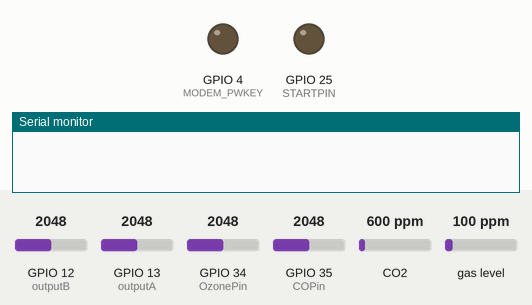
Recording of a sketch running on a simulated ESP32. Parts: output pins drawn as LEDs (lit = HIGH), the last lines printed to the serial monitor. The inputs (shaded band) are chosen by the test bench; at power-on: GPIO 12 (outputB) = 2048, GPIO 13 (outputA) = 2048, GPIO 34 (OzonePin) = 2048, GPIO 35 (COPin) = 2048, CO2 600 ppm, gas level 100 ppm. Uploads are accepted with an empty reply; pins used as bus, display or sensor lines are not drawn. At 33.3 s the program puts the board to deep sleep or switches it off; the recording ends there.

Above: at 0.1 s.
At 3.1 s:
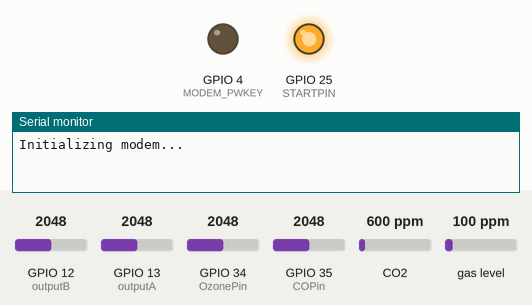
Timing chart, 0 to 33.3 s (numbered marks = the images above):
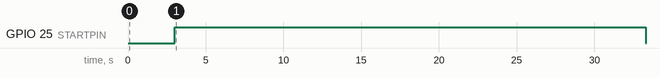

The sketch:

sketch_may01a.ino
```cpp
// (licence header left out)
#include <Adafruit_CCS811.h>
#include <SoftwareSerial.h>
SoftwareSerial pmsSerial(15, 2); // TX, RX

// GPRS credentials
const char apn[]      = "internet.a1.bg"; // APN (example: internet.vodafone.pt) use https://wiki.apnchanger.org
const char gprsUser[] = ""; // GPRS User
const char gprsPass[] = ""; // GPRS Password

// SIM card PIN (leave empty, if not defined)
const char simPIN[]   = "";

// Server details
// The server variable can be just a domain name or it can have a subdomain. It depends on the service you are using
const char server[] = "ecodrone-surveillance.com";    // domain name: example.com, maker.ifttt.com, etc
const char resource[] = "/post-data.php";         // resource path, for example: /post-data.php
const int  port = 80;                             // server port number

// Keep this API Key value to be compatible with the PHP code provided in the project page.
// If you change the apiKeyValue value, the PHP file /post-data.php also needs to have the same key
String apiKeyValue = "tPmAT5Ab3j7F9";

// TTGO T-Call pins
#define MODEM_RST            5
#define MODEM_PWKEY          4
#define MODEM_POWER_ON       23
#define MODEM_TX             27
#define MODEM_RX             26

// Start-up pin
#define STARTPIN             25

const int COPin = 35;      // MQ-9 CO sensor is connected to GPIO 35 (Analog ADC1_CH6)
const int OzonePin = 34;   // MQ-131 O3 sensor is connected to GPIO 34

// Green VOC sensor is connected to:
const int outputA = 13;    // A to GPIO 13
const int outputB = 12;    // B to GPIO 12

// Violet VOC sensor is connected to
Adafruit_CCS811 ccs;       // SCL pin - 22 & SDA pin - 21

// Variables for storage
int pm1 = 0;
int pm25 = 0;
int pm100 = 0;
int particles_03um = 0;
int particles_05um = 0;
int particles_10um = 0;
int particles_25um = 0;
int particles_50um = 0;
int particles_100um = 0;
int potValue = 0;         // CO sensor value
int ozoneValue = 0;       // O3 sensor value
int AValue = 0;           // A pin sensor value
int BValue = 0;           // B pin sensor value
float voltageA = 0.0;     // Calculated value of A
float voltageB = 0.0;     // Calculated value of B
float VOC = 0.0;          // VOC - green sensor final value
int co2 = 400;            // Default CO2 value of violet sensor
int tvoc = 0;             // TVOC value of violet sensor

// Counters
int br = 0;               // co2 and voc records
int brO = 0;              // ozone records

// Set serial for debug console (to Serial Monitor, default speed 115200)
#define SerialMon Serial
// Set serial for AT commands (to SIM800 module)
#define SerialAT Serial1

// Configure TinyGSM library
#define TINY_GSM_MODEM_SIM800      // Modem is SIM800
#define TINY_GSM_RX_BUFFER   1024  // Set RX buffer to 1Kb

// Define the serial console for debug prints, if needed
//#define DUMP_AT_COMMANDS

#include <TinyGsmClient.h>

#ifdef DUMP_AT_COMMANDS
  #include <StreamDebugger.h>
  StreamDebugger debugger(SerialAT, SerialMon);
  TinyGsm modem(debugger);
#else
  TinyGsm modem(SerialAT);
#endif

// TinyGSM Client for Internet connection
TinyGsmClient client(modem);

#define uS_TO_S_FACTOR 1000000UL   /* Conversion factor for micro seconds to seconds */
#define TIME_TO_SLEEP  10        /* Time ESP32 will go to sleep (in seconds) 3600 seconds = 1 hour */

void setup() {
  // Set serial monitor debugging window baud rate to 115200
  SerialMon.begin(115200);

  // PM sensor baud rate is 9600
  pmsSerial.begin(9600);

  pinMode(STARTPIN, OUTPUT);

  // Set modem reset, enable, power pins
  pinMode(MODEM_PWKEY, OUTPUT);
  pinMode(MODEM_RST, OUTPUT);
  pinMode(MODEM_POWER_ON, OUTPUT);
  digitalWrite(MODEM_PWKEY, LOW);
  digitalWrite(MODEM_RST, HIGH);
  digitalWrite(MODEM_POWER_ON, HIGH);

  // Set GSM module baud rate and UART pins
  SerialAT.begin(115200, SERIAL_8N1, MODEM_RX, MODEM_TX);
  delay(3000);

  // Restart SIM800 module, it takes quite some time
  // To skip it, call init() instead of restart()
  SerialMon.println("Initializing modem...");
  modem.restart();
  // use modem.init() if you don't need the complete restart

  // Unlock your SIM card with a PIN if needed
  if (strlen(simPIN) && modem.getSimStatus() != 3 ) {
    modem.simUnlock(simPIN);
  }

  // Configure the wake up source as timer wake up
  esp_sleep_enable_timer_wakeup(TIME_TO_SLEEP * uS_TO_S_FACTOR);
}

struct pms5003data {
  uint16_t framelen;
  uint16_t pm10_standard, pm25_standard, pm100_standard;
  uint16_t pm10_env, pm25_env, pm100_env;
  uint16_t particles_03um, particles_05um, particles_10um, particles_25um, particles_50um, particles_100um;
  uint16_t unused;
  uint16_t checksum;
};

struct pms5003data data;

void loop() {
  digitalWrite(STARTPIN, HIGH); // Turn on sensors
  delay(10*1000);
  if(!ccs.begin())
  {
    Serial.println("Failed to start sensor! Please check your wiring.");
    while(1);
  }

  // Wait for the sensor to be ready
  while(!ccs.available());

  SerialMon.print("Connecting to APN: ");
  SerialMon.print(apn);
  if (!modem.gprsConnect(apn, gprsUser, gprsPass)) {
    SerialMon.println(" fail");
  }
  else {
    SerialMon.println(" OK");
    SerialMon.print("Connecting to ");
    SerialMon.print(server);
    if (!client.connect(server, port)) {
      SerialMon.println(" fail");
    }
    else {
      SerialMon.println(" OK");
       for(int i=0;i<10;i++)
       {
       potValue += analogRead(COPin);
       if(analogRead(OzonePin) > 0)
       {
         ozoneValue += analogRead(OzonePin);
         brO++;
       }

       if(ccs.available()){
        if(!ccs.readData()){
          if(ccs.geteCO2() > 400 && ccs.getTVOC() > 0)
          {
            co2 += ccs.geteCO2();
            tvoc += ccs.getTVOC();
            br++;
          }
        }
        else{
          Serial.println("ERROR!");
          while(1);
        }
       }

        if (readPMSdata(&pmsSerial)) {
        // reading data was successful!
        pm1 += data.pm10_env;
        pm25 += data.pm25_env;
        pm100 += data.pm100_env;
        particles_03um += data.particles_03um;
        particles_05um += data.particles_05um;
        particles_10um += data.particles_10um;
        particles_25um += data.particles_25um;
        particles_50um += data.particles_50um;
        particles_100um += data.particles_100um;
        }

        AValue += analogRead(outputA);
        BValue += analogRead(outputB);
        voltageA += AValue * (5.0 / 1023.0);
        voltageB += BValue * (5.0 / 1023.0);
      delay(2000);
      }
      if(voltageA/10 >= 20 && voltageB/10 >= 20)
        {
            VOC = 3.5;
        }
        else if(voltageA/10 >= 20 && voltageB/10 >= 1 && voltageB/10 <= 3)
        {
            VOC = 2.5;
        }
        else if(voltageB/10 >= 20 && voltageA/10 >= 10 && voltageA/10 <= 3)
        {
            VOC = 1.5;
        }
        else if(voltageA/10 == 0 && voltageA/10 <= 1 && voltageB/10 == 0 && voltageB/10 <= 1)
        {
            VOC = 0.5;
        }

        potValue = potValue/10;
        if(br != 0)
        {
          co2 = (co2)/br+1;
          tvoc = tvoc/br;
        }
        if(brO != 0)
        {
          ozoneValue = ozoneValue/brO;
        }
        pm1 = pm1/10;
        pm25 = pm25/10;
        pm100 = pm100/10;
        particles_03um = particles_03um/10;
        particles_05um = particles_05um/10;
        particles_10um = particles_10um/10;
        particles_25um = particles_25um/10;
        particles_50um = particles_50um/10;
        particles_100um = particles_100um/10;

      // Making an HTTP POST request
      SerialMon.println("Performing HTTP POST request...");

      // Prepare your HTTP POST request data (CO levels)
      String httpRequestData = "api_key=" + apiKeyValue + "&co=" + String(potValue) + "&co2=" + String(co2)
                        + "&voc=" + String(VOC) + "&pm1=" + String(pm1) + "&pm25=" + String(pm25) + "&pm10=" + String(pm100)
                        + "&particles_03um=" + String(particles_03um) + "&particles_05um=" + String(particles_05um)
                        + "&particles_10um=" + String(particles_10um) + "&particles_25um=" + String(particles_25um)
                        + "&particles_50um=" + String(particles_50um) + "&particles_100um=" + String(particles_100um);
      if(tvoc > 0)
      {
       httpRequestData += "&tvoc=" + String(tvoc);
      }
      if(ozoneValue > 0)
      {
        httpRequestData += "&ozone=" + String(ozoneValue);
      }

      client.print(String("POST ") + resource + " HTTP/1.1\r\n");
      client.print(String("Host: ") + server + "\r\n");
      client.println("Connection: close");
      client.println("Content-Type: application/x-www-form-urlencoded");
      client.print("Content-Length: ");
      client.println(httpRequestData.length());
      client.println();
      client.println(httpRequestData);

      unsigned long timeout = millis();
      while (client.connected() && millis() - timeout < 10000L) {
        // Print available data (HTTP response from server)
        while (client.available()) {
          char c = client.read();
          SerialMon.print(c);
          timeout = millis();
        }
      }
      SerialMon.println();

      // Close client and disconnect
      client.stop();
      SerialMon.println(F("Server disconnected"));
      modem.gprsDisconnect();
      SerialMon.println(F("GPRS disconnected"));
    }
  }
  digitalWrite(STARTPIN, LOW); // Turn off sensors
  // Put ESP32 into deep sleep mode (with timer wake up)
  esp_deep_sleep_start();
}

boolean readPMSdata(Stream *s) {
  if (! s->available()) {
    return false;
  }

  // Read a byte at a time until we get to the special '0x42' start-byte
  if (s->peek() != 0x42) {
    s->read();
    return false;
  }

  // Now read all 32 bytes
  if (s->available() < 32) {
    return false;
  }

  uint8_t buffer[32];
  uint16_t sum = 0;
  s->readBytes(buffer, 32);

  // get checksum ready
  for (uint8_t i=0; i<30; i++) {
    sum += buffer[i];
  }

  /* debugging
  for (uint8_t i=2; i<32; i++) {
    Serial.print("0x"); Serial.print(buffer[i], HEX); Serial.print(", ");
  }
  Serial.println();
  */

  // The data comes in endian'd, this solves it so it works on all platforms
  uint16_t buffer_u16[15];
  for (uint8_t i=0; i<15; i++) {
    buffer_u16[i] = buffer[2 + i*2 + 1];
    buffer_u16[i] += (buffer[2 + i*2] << 8);
  }

  // put it into a nice struct :)
  memcpy((void *)&data, (void *)buffer_u16, 30);

  if (sum != data.checksum) {
    Serial.println("Checksum failure");
    return false;
  }
  // success!
  return true;
}
```

Measured:
- by itself, GPIO 25 (STARTPIN): LOW → HIGH at 3.0 s, → LOW 30.3 s later
